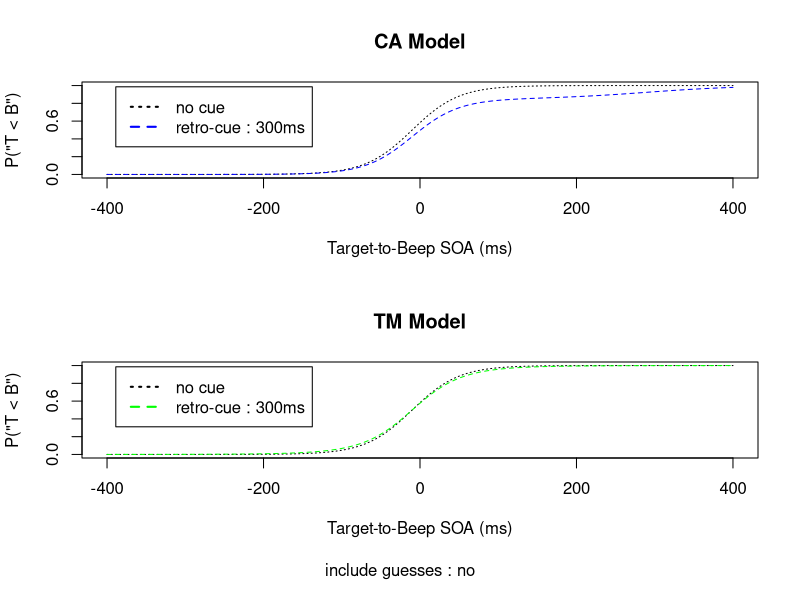
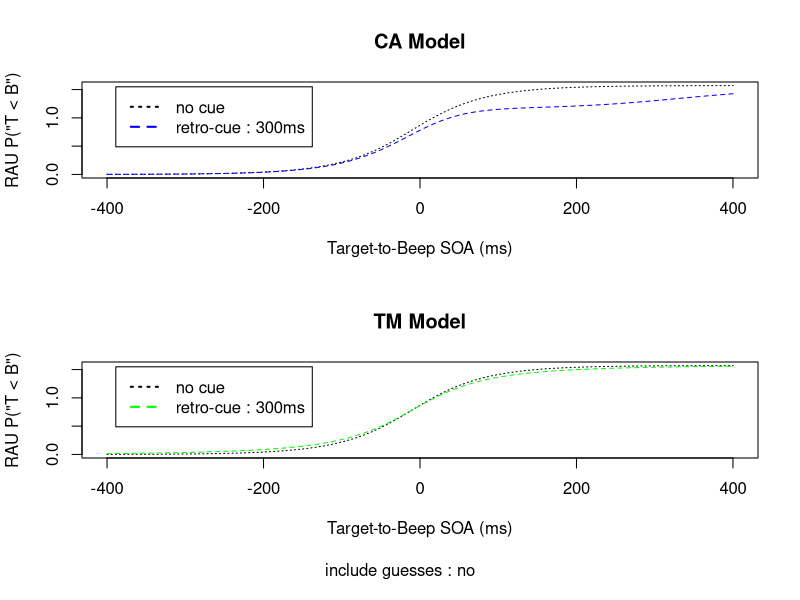
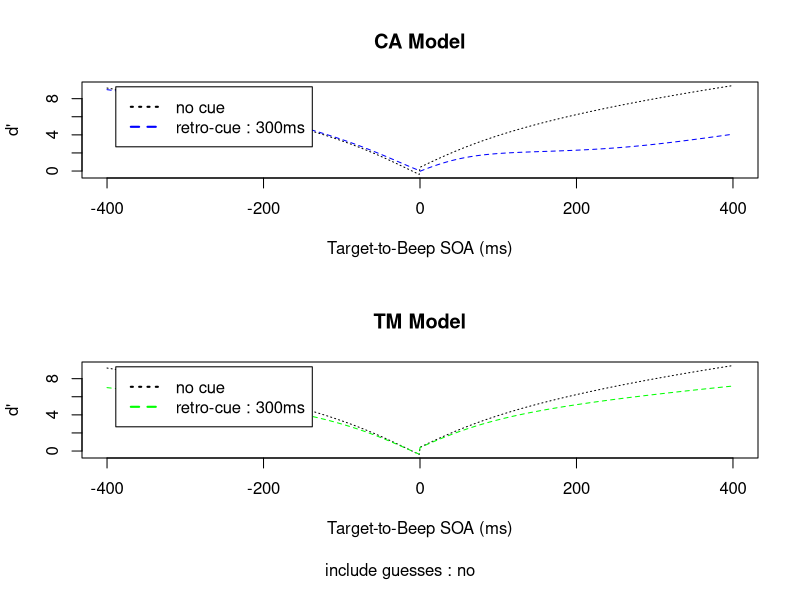

Write R code to recreate these figures, in order.
#### Temporal Order Judgment (TOJ) Model ###

include.guesses <- FALSE
# include.guesses <- TRUE
should.plot.pss <- FALSE
# should.plot.pss <- TRUE
should.plot.rau <- TRUE
should.plot.sensitivity <- TRUE
should.plot.test.rau <- FALSE

# Proportions of trials

# base probability to see the target with no cue
p.seen.nocue <- 0.55

# probability to see the target with a cue as a function of its soa
p.seen <- function(soa.toCue) {
  data.soa.toCue <- c(-100, 100, 400) # from Sergent_Thibault_et_al 2016 PLOS
  data.p.guess <-  c(0.24, 0.32, 0.39) # from Sergent_Thibault_et_al 2016 PLOS
  p.guess.function <- approxfun(data.soa.toCue, data.p.guess, rule=2)
  1 - p.guess.function(soa.toCue)
}

# probability of retroperception among "seen" trials, as a function of the target-cue soa
p.retro <- function(soa.toCue) {
  data.soa.toCue <-  c(100, 400) # from Sergent_Thibault_et_al 2016 PLOS
  data.p.guess <-  c(0.32, 0.39) # from Sergent_Thibault_et_al 2016 PLOS
  data.p.retro <-  (1 - p.seen.nocue - data.p.guess) / p.seen.nocue
  approxfun(c(0, data.soa.toCue), c(0, data.p.retro), rule=2)(soa.toCue) # add (0,0) data point : no retro when soa.toCue <= 0
}

# Point of Subjective Simultaneity (PSS)

## Base Target-to-Beep PSS when target is initially seen, no cue
pss.toBeep.seen <- -10 # -10ms from <W Fujisaki, S Shimojo, M Kashino, S Nishida - Nature neuroscience, 2004>

## Target-Beep PSS with Time Marker Model
pss.toBeep.retro.TM <- function(soa.toCue = 0) {
  pss.toBeep.seen # constant
}

## Target-Beep with Conscious Access Model
pss.toBeep.retro.CA <- function(soa.toCue = 0) {
  pss.toBeep.seen + soa.toCue
}

# Psychometric Functions

jnd.toBeep.seen <- 30 # from <Hanson_et_al 2008 Exp_Brain_Res RecalibrationOfPerceivedTimeAc> estimate of sensitivity to temporal order in the form of just-noticeable difference (JND) (approximately half the offset between the 27 and 73% response levels on the psychometric function)

## logistic function to fit the psychometric functions to
logistic <- function(x, mu = 0, teta = 1) {
  1 / (1 + exp(-(x - mu) / teta))
}

## base psychometric function with no cue
p.beforeBeep.seen <- function(soa.toBeep) {
  logistic(soa.toBeep, pss.toBeep.seen, jnd.toBeep.seen)
}

## psychometric function for retro-seen trials assuming Time Marker model
p.beforeBeep.retro.TM <- function(soa.toBeep, soa.toCue = 0) {
  pss <- pss.toBeep.retro.TM(soa.toCue)
  jnd <- jnd.toBeep.seen + soa.toCue / 10 # lower sensitivity when retro-seen
  logistic(soa.toBeep, pss, jnd)
}

## psychometric function for retro-seen trials assuming Conscious Access model
p.beforeBeep.retro.CA <- function(soa.toBeep, soa.toCue = 0) {
  pss <- pss.toBeep.retro.CA(soa.toCue)
  jnd <- jnd.toBeep.seen + soa.toCue / 10 # lower sensitivity when retro-seen
  logistic(soa.toBeep, pss, jnd)
}

## Rationalized Arcsine Transform (Studebaker)

rau.transform <- function(p) {
  asin(sqrt(p))
}

# Approximation of sensitivity from p(correct response), assuming H = 1- F
sensitivity.transform <- function(pc) {
  2 * qnorm(pc)
}

# Mixture

## Mixture psychometric functions

p.beforeBeep.mixture <- function(soa.toBeep, soa.toCue = 0, model) {
  p.beforeBeep.retro <- if (model == "CA") p.beforeBeep.retro.CA else p.beforeBeep.retro.TM
  p.r <- p.retro(soa.toCue)
  p.beforeBeep <- p.r * p.beforeBeep.retro(soa.toBeep, soa.toCue) + (1 - p.r) * p.beforeBeep.seen(soa.toBeep)
  if (include.guesses) {
    p.s <- p.seen(soa.toCue)
    p.beforeBeep <- p.s * p.beforeBeep + (1 - p.s) * 0.5 # assume no bias in guesses
  } else {
    p.beforeBeep
  }
}
p.beforeBeep.mixture.CA <- function(soa.toBeep, soa.toCue = 0) {
  p.beforeBeep.mixture(soa.toBeep, soa.toCue, model = "CA")
}
p.beforeBeep.mixture.TM <- function(soa.toBeep, soa.toCue = 0) {
  p.beforeBeep.mixture(soa.toBeep, soa.toCue, model = "TM")
}
p.beforeBeep.mixture.nocue <- function(soa.toBeep) {
  if (include.guesses) {
    p.seen.nocue * p.beforeBeep.seen(soa.toBeep) + (1 - p.seen.nocue) * 0.5 # assume no bias in guesses
  } else {
    p.beforeBeep.seen(soa.toBeep)
  }
}

## Mixture PSS

pss.toBeep.mixture.nocue <- pss.toBeep.seen
pss.toBeep.mixture <- function(soa.toCue, model) {
  min <- pss.toBeep.mixture.nocue
  max <- if (model == "CA") pss.toBeep.retro.CA(soa.toCue) else pss.toBeep.retro.TM(soa.toCue)
  soa.test <- seq(min, max, by=1)
  p.test <- p.beforeBeep.mixture(soa.test, soa.toCue, model)
  i <- which(abs(p.test - 0.5) == min(abs(p.test - 0.5)))
  soa.test[i]
}
pss.toBeep.mixture.CA <- function(soa.toCue) {
  pss.toBeep.mixture(soa.toCue, model = "CA")
}
pss.toBeep.mixture.TM <- function(soa.toCue) {
  pss.toBeep.mixture(soa.toCue, model = "TM")
}

# Plots

## comparer no-cue et (retro-)cue

data.soa.toBeep <- seq(-400, 400, by=1)
#data.soa.toCue <- c(-100, 100, 200, 400)
#data.p.beforeBeep.mixture.CA <- sapply(data.soa.toBeep, function(x) p.beforeBeep.mixture.CA(x, soa.toCue = data.soa.toCue))

## Figure 1 : Mixture psychometric function
data.soa.toCue <- 300
quartz()
par(mfrow=c(2, 1))
par(oma=c(2, 0, 0, 0))
### 1A cue & no-cue, CA Model
plot(data.soa.toBeep, p.beforeBeep.mixture.nocue(data.soa.toBeep),
     type="l", col="black", lty="dotted",
     xlab="Target-to-Beep SOA (ms)", ylab="P(\"T < B\")",
     ylim=c(0,1),
     main="CA Model")
lines(data.soa.toBeep, p.beforeBeep.mixture.CA(data.soa.toBeep, soa.toCue = data.soa.toCue),
      col="blue", lty="dashed")
legend("topleft", inset=.05, lwd=2,
       c("no cue", sprintf("retro-cue : %dms", data.soa.toCue)),
       col=c("black","blue"),
       lty=c("dotted", "dashed"))
### 1B , TM Model
plot(data.soa.toBeep, p.beforeBeep.mixture.nocue(data.soa.toBeep),
     type="l", col="black", lty="dotted",
     xlab="Target-to-Beep SOA (ms)", ylab="P(\"T < B\")",
     ylim=c(0,1),
     main="TM Model")
lines(data.soa.toBeep, p.beforeBeep.mixture.TM(data.soa.toBeep, soa.toCue = data.soa.toCue),
      col="green", lty="dashed")
legend("topleft", inset=.05, lwd=2,
       c("no cue", sprintf("retro-cue : %dms", data.soa.toCue)),
       col=c("black","green"),
       lty=c("dotted", "dashed"))
mtext(sprintf("include guesses : %s", if (include.guesses) "yes" else "no"), side=1, outer=TRUE)

## Figure 1bis : Mixture psychometric function in RAU units
if (should.plot.rau) {
  quartz()
  par(mfrow=c(2, 1))
  par(oma=c(2, 0, 0, 0))
  ### 1A cue & no-cue, CA Model
  rau.nocue <- rau.transform(p.beforeBeep.mixture.nocue(data.soa.toBeep))
  rau.CA <- rau.transform(p.beforeBeep.mixture.CA(data.soa.toBeep, soa.toCue = data.soa.toCue))
  rau.TM <- rau.transform(p.beforeBeep.mixture.TM(data.soa.toBeep, soa.toCue = data.soa.toCue))
  plot(data.soa.toBeep, rau.nocue,
       type="l", col="black", lty="dotted",
       xlab="Target-to-Beep SOA (ms)", ylab="RAU P(\"T < B\")",
       ylim=c(0, rau.transform(1)),
       main="CA Model")
  lines(data.soa.toBeep, rau.CA,
        col="blue", lty="dashed")
  legend("topleft", inset=.05, lwd=2,
         c("no cue", sprintf("retro-cue : %dms", data.soa.toCue)),
         col=c("black","blue"),
         lty=c("dotted", "dashed"))
  ### 1B , TM Model
  plot(data.soa.toBeep, rau.nocue,
       type="l", col="black", lty="dotted",
       xlab="Target-to-Beep SOA (ms)", ylab="RAU P(\"T < B\")",
       ylim=c(0, rau.transform(1)),
       main="TM Model")
  lines(data.soa.toBeep, rau.TM,
        col="green", lty="dashed")
  legend("topleft", inset=.05, lwd=2,
         c("no cue", sprintf("retro-cue : %dms", data.soa.toCue)),
         col=c("black","green"),
         lty=c("dotted", "dashed"))
  mtext(sprintf("include guesses : %s", if (include.guesses) "yes" else "no"), side=1, outer=TRUE)
}

## Figure 1bisbis : Sensitivity as a function of SOA target-to-beep
if (should.plot.sensitivity) {
  quartz()
  par(mfrow=c(2, 1))
  par(oma=c(2, 0, 0, 0))
  ### 1A cue & no-cue, CA Model
  data.soa.toBeep.neg = data.soa.toBeep[data.soa.toBeep < 0]
  data.soa.toBeep.pos = data.soa.toBeep[data.soa.toBeep >= 0]
  pc.nocue <- c(1 - p.beforeBeep.mixture.nocue(data.soa.toBeep.neg),
                p.beforeBeep.mixture.nocue(data.soa.toBeep.pos))
  pc.CA <- c(1 - p.beforeBeep.mixture.CA(data.soa.toBeep.neg, soa.toCue = data.soa.toCue),
             p.beforeBeep.mixture.CA(data.soa.toBeep.pos, soa.toCue = data.soa.toCue))
  pc.TM <- c(1 - p.beforeBeep.mixture.TM(data.soa.toBeep.neg, soa.toCue = data.soa.toCue),
             p.beforeBeep.mixture.TM(data.soa.toBeep.pos, soa.toCue = data.soa.toCue))
  sensitivity.nocue <- sensitivity.transform(pc.nocue)
  sensitivity.CA <- sensitivity.transform(pc.CA)
  sensitivity.TM <- sensitivity.transform(pc.TM)
  plot(data.soa.toBeep, sensitivity.nocue,
       type="l", col="black", lty="dotted",
       xlab="Target-to-Beep SOA (ms)", ylab="d'",
       ylim=c(min(sensitivity.nocue, sensitivity.CA), max(sensitivity.nocue, sensitivity.CA)),
       main="CA Model")
  lines(data.soa.toBeep, sensitivity.CA,
        col="blue", lty="dashed")
  legend("topleft", inset=.05, lwd=2,
         c("no cue", sprintf("retro-cue : %dms", data.soa.toCue)),
         col=c("black","blue"),
         lty=c("dotted", "dashed"))
  ### 1B , TM Model
  plot(data.soa.toBeep, sensitivity.nocue,
       type="l", col="black", lty="dotted",
       xlab="Target-to-Beep SOA (ms)", ylab="d'",
       ylim=c(min(sensitivity.nocue, sensitivity.TM), max(sensitivity.nocue, sensitivity.TM)),
       main="TM Model")
  lines(data.soa.toBeep, sensitivity.TM,
        col="green", lty="dashed")
  legend("topleft", inset=.05, lwd=2,
         c("no cue", sprintf("retro-cue : %dms", data.soa.toCue)),
         col=c("black","green"),
         lty=c("dotted", "dashed"))
  mtext(sprintf("include guesses : %s", if (include.guesses) "yes" else "no"), side=1, outer=TRUE)
}

if (should.plot.pss) {
  ## Figure 2 : Mixture PSS
  data.soa.toCue <- c(100, 200, 400)
  data.pss.toBeep.mixture.CA <- sapply(data.soa.toCue, pss.toBeep.mixture.CA)
  data.pss.toBeep.mixture.TM <- sapply(data.soa.toCue, pss.toBeep.mixture.TM)
  quartz()
  par(mfrow=c(2, 1))
  ### 2A, CA Model
  plot(data.soa.toCue, data.pss.toBeep.mixture.CA,
       xlab="Target-to-Cue SOA (ms)", ylab="Target-to-Beep PSS (ms)",
       ylim=c(pss.toBeep.mixture.nocue, max(data.pss.toBeep.mixture.CA)),
       main="CA Model",
       type="b", col="blue", pch=3)
  points(data.soa.toCue, rep(pss.toBeep.mixture.nocue, length(data.soa.toCue)),
         type="b", col="black", pch=4)
  ### 2B, TM Model
  plot(data.soa.toCue, data.pss.toBeep.mixture.TM,
       xlab="Target-to-Cue SOA (ms)", ylab="Target-to-Beep PSS (ms)",
       main="CA Model",
       type="b", col="blue", pch=3)
  points(data.soa.toCue, rep(pss.toBeep.mixture.nocue, length(data.soa.toCue)),
         type="b", col="black", pch=4)
}

should.plot.fig3 <- FALSE
if (should.plot.fig3) {
  ## Figure 3 : Mixture psychometric function with >1 soa
  data.soa.toCue <- c(100, 200, 300, 400)
  colors <- c("#71DA96","#52A370", "#36704C", "#1D412B")
  ltys <-  rep("dashed", length(data.soa.toCue))
  labels <- sapply(data.soa.toCue, function(s) sprintf("retro-cue: %dms", s))
  quartz()
  par(mfrow=c(2, 1))
  par(oma=c(2, 0, 0, 0))
  ### 1A cue & no-cue, CA Model
  plot(data.soa.toBeep, p.beforeBeep.mixture.nocue(data.soa.toBeep),
       type="l", col="black", lty="dotted",
       xlab="Target-to-Beep SOA (ms)", ylab="P(\"T < B\")",
       main="CA Model")
  for (i in 1:length(data.soa.toCue)) {
    lines(data.soa.toBeep, p.beforeBeep.mixture.CA(data.soa.toBeep, soa.toCue = data.soa.toCue[i]),
          col=colors[i], lty=ltys[i])
  }
  legend("topleft", inset=.05, lwd=2,
         c("no cue", labels),
         col=c("black", colors),
         lty=c("dotted", ltys))
  ### 1B , TM Model
  plot(data.soa.toBeep, p.beforeBeep.mixture.nocue(data.soa.toBeep),
       type="l", col="black", lty="dotted",
       xlab="Target-to-Beep SOA (ms)", ylab="P(\"T < B\")",
       main="TM Model")
  for (i in 1:length(data.soa.toCue)) {
    lines(data.soa.toBeep, p.beforeBeep.mixture.TM(data.soa.toBeep, soa.toCue = data.soa.toCue[i]),
          col=colors[i], lty=ltys[i])
  }
  legend("topleft", inset=.05, lwd=2,
         c("no cue", labels),
         col=c("black", colors),
         lty=c("dotted", ltys))
  mtext(sprintf("include guesses : %s", if (include.guesses) "yes" else "no"), side=1, outer=TRUE)
}

if (should.plot.test.rau) {
  x <- seq(-5, 5, by=0.1)
  y <- logistic(x)
  plot(x, y, type='l', main="logistic")
  plot(x, rau.transform(y), type='l', main="RAU(logistic")
}
